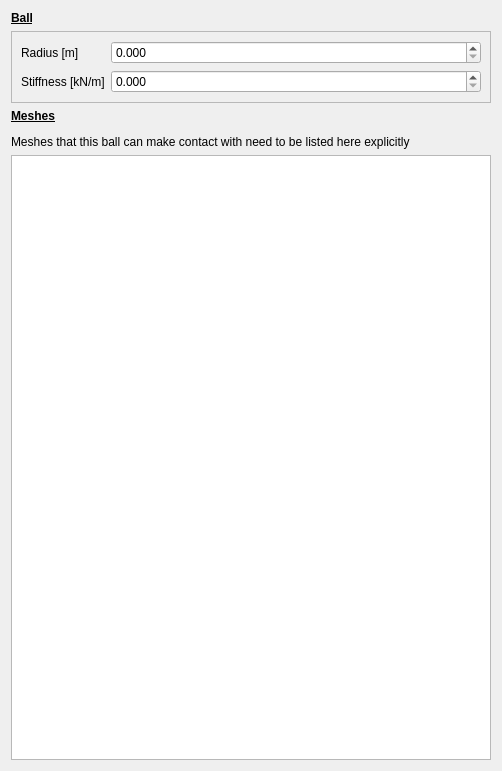
<?xml version="1.0" encoding="UTF-8"?>
<ui version="4.0">
 <class>widget_contactball</class>
 <widget class="QWidget" name="widget_contactball">
  <property name="geometry">
   <rect>
    <x>0</x>
    <y>0</y>
    <width>502</width>
    <height>771</height>
   </rect>
  </property>
  <property name="windowTitle">
   <string>Form</string>
  </property>
  <property name="locale">
   <locale language="English" country="UnitedStates"/>
  </property>
  <layout class="QVBoxLayout" name="verticalLayout">
   <item>
    <widget class="QLabel" name="label_7">
     <property name="text">
      <string>&lt;html&gt;&lt;head/&gt;&lt;body&gt;&lt;p&gt;&lt;span style=&quot; font-weight:600; text-decoration: underline;&quot;&gt;Ball&lt;/span&gt;&lt;/p&gt;&lt;/body&gt;&lt;/html&gt;</string>
     </property>
     <property name="wordWrap">
      <bool>true</bool>
     </property>
    </widget>
   </item>
   <item>
    <widget class="QFrame" name="frame">
     <property name="sizePolicy">
      <sizepolicy hsizetype="Preferred" vsizetype="Fixed">
       <horstretch>0</horstretch>
       <verstretch>0</verstretch>
      </sizepolicy>
     </property>
     <property name="frameShape">
      <enum>QFrame::StyledPanel</enum>
     </property>
     <property name="frameShadow">
      <enum>QFrame::Raised</enum>
     </property>
     <layout class="QFormLayout" name="formLayout">
      <item row="0" column="0">
       <widget class="QLabel" name="label">
        <property name="text">
         <string>Radius [m]</string>
        </property>
       </widget>
      </item>
      <item row="0" column="1">
       <widget class="QDoubleSpinBox" name="sbR">
        <property name="sizePolicy">
         <sizepolicy hsizetype="Preferred" vsizetype="Fixed">
          <horstretch>0</horstretch>
          <verstretch>0</verstretch>
         </sizepolicy>
        </property>
        <property name="decimals">
         <number>3</number>
        </property>
        <property name="minimum">
         <double>0.000000000000000</double>
        </property>
        <property name="maximum">
         <double>99999999999999.000000000000000</double>
        </property>
       </widget>
      </item>
      <item row="1" column="0">
       <widget class="QLabel" name="label_2">
        <property name="text">
         <string>Stiffness [kN/m]</string>
        </property>
       </widget>
      </item>
      <item row="1" column="1">
       <widget class="QDoubleSpinBox" name="sbK">
        <property name="sizePolicy">
         <sizepolicy hsizetype="Preferred" vsizetype="Fixed">
          <horstretch>0</horstretch>
          <verstretch>0</verstretch>
         </sizepolicy>
        </property>
        <property name="decimals">
         <number>3</number>
        </property>
        <property name="minimum">
         <double>0.000000000000000</double>
        </property>
        <property name="maximum">
         <double>99999999999999.000000000000000</double>
        </property>
        <property name="singleStep">
         <double>100.000000000000000</double>
        </property>
       </widget>
      </item>
     </layout>
    </widget>
   </item>
   <item>
    <widget class="QLabel" name="label_9">
     <property name="text">
      <string>&lt;html&gt;&lt;head/&gt;&lt;body&gt;&lt;p&gt;&lt;span style=&quot; font-weight:600; text-decoration: underline;&quot;&gt;Meshes&lt;/span&gt;&lt;/p&gt;&lt;p&gt;Meshes that this ball can make contact with need to be listed here explicitly&lt;/p&gt;&lt;/body&gt;&lt;/html&gt;</string>
     </property>
     <property name="wordWrap">
      <bool>true</bool>
     </property>
    </widget>
   </item>
   <item>
    <widget class="QListWidget" name="lwMeshes">
     <property name="acceptDrops">
      <bool>true</bool>
     </property>
    </widget>
   </item>
  </layout>
 </widget>
 <tabstops>
  <tabstop>sbR</tabstop>
  <tabstop>sbK</tabstop>
 </tabstops>
 <resources/>
 <connections/>
</ui>
